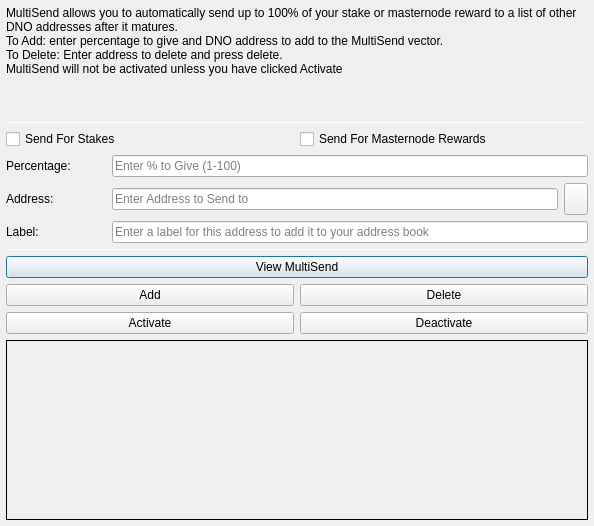
<?xml version="1.0" encoding="UTF-8"?>
<ui version="4.0">
 <class>MultiSendDialog</class>
 <widget class="QDialog" name="MultiSendDialog">
  <property name="windowModality">
   <enum>Qt::NonModal</enum>
  </property>
  <property name="geometry">
   <rect>
    <x>0</x>
    <y>0</y>
    <width>594</width>
    <height>526</height>
   </rect>
  </property>
  <property name="windowTitle">
   <string>MultiSend</string>
  </property>
  <layout class="QVBoxLayout" name="verticalLayout" stretch="0">
   <property name="leftMargin">
    <number>6</number>
   </property>
   <property name="topMargin">
    <number>6</number>
   </property>
   <property name="rightMargin">
    <number>6</number>
   </property>
   <property name="bottomMargin">
    <number>6</number>
   </property>
   <item>
    <layout class="QVBoxLayout" name="verticalLayout_Main" stretch="1,1,1,0,1,1,1">
     <item>
      <widget class="QLabel" name="label_2">
       <property name="lineWidth">
        <number>1</number>
       </property>
       <property name="text">
        <string>MultiSend allows you to automatically send up to 100% of your stake or masternode reward to a list of other DNO addresses after it matures.
To Add: enter percentage to give and DNO address to add to the MultiSend vector.
To Delete: Enter address to delete and press delete.
MultiSend will not be activated unless you have clicked Activate</string>
       </property>
       <property name="alignment">
        <set>Qt::AlignLeading|Qt::AlignLeft|Qt::AlignTop</set>
       </property>
       <property name="wordWrap">
        <bool>true</bool>
       </property>
      </widget>
     </item>
     <item>
      <widget class="Line" name="line">
       <property name="minimumSize">
        <size>
         <width>0</width>
         <height>1</height>
        </size>
       </property>
       <property name="maximumSize">
        <size>
         <width>16777215</width>
         <height>1</height>
        </size>
       </property>
       <property name="orientation">
        <enum>Qt::Horizontal</enum>
       </property>
      </widget>
     </item>
     <item>
      <layout class="QVBoxLayout" name="verticalLayout_Settings">
       <item>
        <layout class="QHBoxLayout" name="horizontalLayout">
         <item>
          <widget class="QCheckBox" name="multiSendStakeCheckBox">
           <property name="text">
            <string>Send For Stakes</string>
           </property>
          </widget>
         </item>
         <item>
          <widget class="QCheckBox" name="multiSendMasternodeCheckBox">
           <property name="text">
            <string>Send For Masternode Rewards</string>
           </property>
          </widget>
         </item>
        </layout>
       </item>
       <item>
        <layout class="QHBoxLayout" name="horizontalLayout_6">
         <item>
          <widget class="QLabel" name="label">
           <property name="minimumSize">
            <size>
             <width>100</width>
             <height>0</height>
            </size>
           </property>
           <property name="toolTip">
            <string>Percentage of stake to send</string>
           </property>
           <property name="text">
            <string>Percentage:</string>
           </property>
          </widget>
         </item>
         <item>
          <widget class="QLineEdit" name="multiSendPercentEdit">
           <property name="toolTip">
            <string>Enter whole numbers 1 - 100</string>
           </property>
           <property name="placeholderText">
            <string>Enter % to Give (1-100)</string>
           </property>
          </widget>
         </item>
        </layout>
       </item>
       <item>
        <layout class="QHBoxLayout" name="horizontalLayout_7">
         <item>
          <widget class="QLabel" name="label_5">
           <property name="minimumSize">
            <size>
             <width>100</width>
             <height>0</height>
            </size>
           </property>
           <property name="toolTip">
            <string>Address to send portion of stake to</string>
           </property>
           <property name="text">
            <string>Address:</string>
           </property>
          </widget>
         </item>
         <item>
          <widget class="QLineEdit" name="multiSendAddressEdit">
           <property name="toolTip">
            <string/>
           </property>
           <property name="placeholderText">
            <string>Enter Address to Send to</string>
           </property>
          </widget>
         </item>
         <item>
          <widget class="QToolButton" name="addressBookButton">
           <property name="maximumSize">
            <size>
             <width>16777215</width>
             <height>32</height>
            </size>
           </property>
           <property name="toolTip">
            <string>Choose an address from the address book</string>
           </property>
           <property name="text">
            <string/>
           </property>
           <property name="icon">
            <iconset resource="../dicenode.qrc">
             <normaloff>:/icons/address-book</normaloff>:/icons/address-book</iconset>
           </property>
           <property name="shortcut">
            <string>Alt+A</string>
           </property>
          </widget>
         </item>
        </layout>
       </item>
      </layout>
     </item>
     <item>
      <layout class="QHBoxLayout" name="horizontalLayout_3">
       <item>
        <widget class="QLabel" name="label_3">
         <property name="minimumSize">
          <size>
           <width>100</width>
           <height>0</height>
          </size>
         </property>
         <property name="text">
          <string>Label:</string>
         </property>
        </widget>
       </item>
       <item>
        <widget class="QLineEdit" name="labelAddressLabelEdit">
         <property name="placeholderText">
          <string>Enter a label for this address to add it to your address book</string>
         </property>
        </widget>
       </item>
      </layout>
     </item>
     <item>
      <widget class="Line" name="line_2">
       <property name="minimumSize">
        <size>
         <width>0</width>
         <height>1</height>
        </size>
       </property>
       <property name="maximumSize">
        <size>
         <width>16777215</width>
         <height>1</height>
        </size>
       </property>
       <property name="orientation">
        <enum>Qt::Horizontal</enum>
       </property>
      </widget>
     </item>
     <item>
      <layout class="QVBoxLayout" name="verticalLayout_Buttons">
       <item>
        <layout class="QHBoxLayout" name="horizontalLayout_4">
         <item>
          <widget class="QPushButton" name="viewButton">
           <property name="toolTip">
            <string/>
           </property>
           <property name="statusTip">
            <string>View MultiSend Vector</string>
           </property>
           <property name="text">
            <string>View MultiSend</string>
           </property>
          </widget>
         </item>
        </layout>
       </item>
       <item>
        <layout class="QHBoxLayout" name="horizontalLayout_2">
         <item>
          <widget class="QPushButton" name="addButton">
           <property name="toolTip">
            <string/>
           </property>
           <property name="statusTip">
            <string>Add to MultiSend Vector</string>
           </property>
           <property name="text">
            <string>Add</string>
           </property>
          </widget>
         </item>
         <item>
          <widget class="QPushButton" name="deleteButton">
           <property name="toolTip">
            <string/>
           </property>
           <property name="statusTip">
            <string>Delete Address From MultiSend Vector</string>
           </property>
           <property name="text">
            <string>Delete</string>
           </property>
          </widget>
         </item>
        </layout>
       </item>
       <item>
        <layout class="QHBoxLayout" name="horizontalLayout_5">
         <item>
          <widget class="QPushButton" name="activateButton">
           <property name="statusTip">
            <string>Activate MultiSend</string>
           </property>
           <property name="text">
            <string>Activate</string>
           </property>
          </widget>
         </item>
         <item>
          <widget class="QPushButton" name="disableButton">
           <property name="statusTip">
            <string>Deactivate MultiSend</string>
           </property>
           <property name="text">
            <string>Deactivate</string>
           </property>
          </widget>
         </item>
        </layout>
       </item>
      </layout>
     </item>
     <item>
      <widget class="QLabel" name="message">
       <property name="minimumSize">
        <size>
         <width>0</width>
         <height>180</height>
        </size>
       </property>
       <property name="frameShape">
        <enum>QFrame::Panel</enum>
       </property>
       <property name="frameShadow">
        <enum>QFrame::Plain</enum>
       </property>
       <property name="lineWidth">
        <number>1</number>
       </property>
       <property name="midLineWidth">
        <number>1</number>
       </property>
       <property name="text">
        <string/>
       </property>
       <property name="alignment">
        <set>Qt::AlignLeading|Qt::AlignLeft|Qt::AlignTop</set>
       </property>
       <property name="wordWrap">
        <bool>true</bool>
       </property>
      </widget>
     </item>
    </layout>
   </item>
  </layout>
 </widget>
 <resources>
  <include location="../dicenode.qrc"/>
 </resources>
 <connections/>
</ui>
